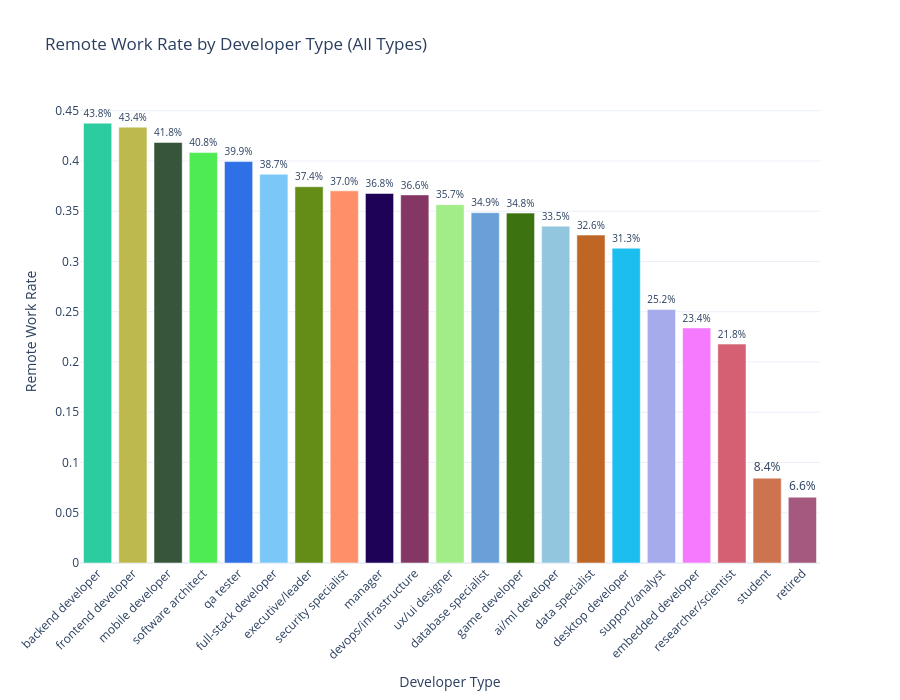

Write notebook code for a chart like this one.
### Markdown cell above
### **Developer Type Distribution**

#### **Statistically Significant**
The chi-square test confirms that developer type is a statistically significant factor in predicting remote work arrangements (p < 0.05). This indicates that it should be included as a feature in the predictive model, as it provides meaningful information.

#### **Data Interpretation**
The data shows a gradient in remote work rates across different developer roles. Roles that are heavily software-focused, such as backend developers, frontend developers, and mobile developers, have the highest remote work rates, suggesting these jobs are particularly well-suited to distributed work. Architecture and QA roles also show high remote participation at around 40%, while full-stack developers remain high at roughly 38.7%. Managerial, DevOps, security, and UX roles sit in the mid-range, indicating that coordination-heavy roles still support remote work, although slightly less. More specialized or hardware-adjacent roles, such as database specialists, game developers, AI/ML developers, and data specialists, drop into the low 30% range, possibly because of infrastructure constraints. The lowest remote work rates appear among support/analyst, embedded developers, and especially researchers/scientists showing a more common need to be on-site. While students, retirees, and others have the lowest rates.

### Code cell
devtype_remote = pd.DataFrame({
    'DevType': compressed_devtype,
    'RemoteWork': target
})

# Filter out 'others' category
devtype_remote = devtype_remote[devtype_remote['DevType'] != 'others']

devtype_stats = devtype_remote.groupby('DevType').agg({
    'RemoteWork': ['sum', 'count', 'mean']
}).reset_index()
devtype_stats.columns = ['DevType', 'Remote_Count', 'Total_Count', 'Remote_Rate']
devtype_stats = devtype_stats.sort_values('Remote_Rate', ascending=False)

print("Developer Type and Remote Work Rates")
print(devtype_stats.to_string(index=False))

contingency_table = pd.crosstab(devtype_remote['DevType'], devtype_remote['RemoteWork'])
chi2, p_value, dof, expected = chi2_contingency(contingency_table)
print(f"\nChi-Square Test:")
print(f"  X² = {chi2:.4f}")
print(f"  p-value = {p_value:.4e}")
print(f"  Significant: {'Yes' if p_value < 0.05 else 'No'}")

devtype_colors = {dev: funcs.get_color(dev) for dev in devtype_stats['DevType']}

fig = px.bar(devtype_stats, x='DevType', y='Remote_Rate',
             title='Remote Work Rate by Developer Type (All Types)',
             labels={'Remote_Rate': 'Remote Work Rate', 'DevType': 'Developer Type'},
             text=devtype_stats['Remote_Rate'].apply(lambda x: f'{x*100:.1f}%'),
             color='DevType',
             color_discrete_map=devtype_colors)
fig.update_traces(textposition='outside')
fig.update_layout(template='plotly_white', height=700, xaxis_tickangle=-45, showlegend=False)
fig.show()

fig_counts = go.Figure()
for dev in devtype_stats['DevType']:
    row = devtype_stats[devtype_stats['DevType'] == dev].iloc[0]
    remote = int(row['Remote_Count'])
    non_remote = int(row['Total_Count'] - row['Remote_Count'])

    fig_counts.add_trace(go.Bar(
        name=dev,
        x=['Remote/Flexible', 'Non-Remote/Inflexible'],
        y=[remote, non_remote],
        text=[f"{remote:,}", f"{non_remote:,}"],
        textposition='auto',
        marker_color=devtype_colors[dev]
    ))

fig_counts.update_layout(
    title='Work Arrangement by Developer Type (Counts)',
    xaxis_title='Work Arrangement',
    yaxis_title='Number of Respondents',
    barmode='group',
    template='plotly_white',
    height=900,
    legend_title_text='Developer Type'
)
fig_counts.show()

### Figure 1 — Plotly figure (JSON) as saved in the notebook; plotly's stock layout.template omitted (floating-point values rounded to 4 significant figures)
{"data": [{"hovertemplate": "Developer Type=%{x}<br>Remote Work Rate=%{y}<br>text=%{text}<extra></extra>", "legendgroup": "backend developer", "marker": {"color": "#2ccba0", "pattern": {"shape": ""}}, "name": "backend developer", "orientation": "v", "showlegend": true, "text": ["43.8%"], "textposition": "outside", "type": "bar", "x": ["backend developer"], "xaxis": "x", "y": [0.4376], "yaxis": "y"}, {"hovertemplate": "Developer Type=%{x}<br>Remote Work Rate=%{y}<br>text=%{text}<extra></extra>", "legendgroup": "frontend developer", "marker": {"color": "#beb94e", "pattern": {"shape": ""}}, "name": "frontend developer", "orientation": "v", "showlegend": true, "text": ["43.4%"], "textposition": "outside", "type": "bar", "x": ["frontend developer"], "xaxis": "x", "y": [0.4336], "yaxis": "y"}, {"hovertemplate": "Developer Type=%{x}<br>Remote Work Rate=%{y}<br>text=%{text}<extra></extra>", "legendgroup": "mobile developer", "marker": {"color": "#36553a", "pattern": {"shape": ""}}, "name": "mobile developer", "orientation": "v", "showlegend": true, "text": ["41.8%"], "textposition": "outside", "type": "bar", "x": ["mobile developer"], "xaxis": "x", "y": [0.4184], "yaxis": "y"}, {"hovertemplate": "Developer Type=%{x}<br>Remote Work Rate=%{y}<br>text=%{text}<extra></extra>", "legendgroup": "software architect", "marker": {"color": "#4feb53", "pattern": {"shape": ""}}, "name": "software architect", "orientation": "v", "showlegend": true, "text": ["40.8%"], "textposition": "outside", "type": "bar", "x": ["software architect"], "xaxis": "x", "y": [0.4083], "yaxis": "y"}, {"hovertemplate": "Developer Type=%{x}<br>Remote Work Rate=%{y}<br>text=%{text}<extra></extra>", "legendgroup": "qa tester", "marker": {"color": "#2f70e7", "pattern": {"shape": ""}}, "name": "qa tester", "orientation": "v", "showlegend": true, "text": ["39.9%"], "textposition": "outside", "type": "bar", "x": ["qa tester"], "xaxis": "x", "y": [0.3994], "yaxis": "y"}, {"hovertemplate": "Developer Type=%{x}<br>Remote Work Rate=%{y}<br>text=%{text}<extra></extra>", "legendgroup": "full-stack developer", "marker": {"color": "#7bc7f8", "pattern": {"shape": ""}}, "name": "full-stack developer", "orientation": "v", "showlegend": true, "text": ["38.7%"], "textposition": "outside", "type": "bar", "x": ["full-stack developer"], "xaxis": "x", "y": [0.3869], "yaxis": "y"}, {"hovertemplate": "Developer Type=%{x}<br>Remote Work Rate=%{y}<br>text=%{text}<extra></extra>", "legendgroup": "executive/leader", "marker": {"color": "#638d16", "pattern": {"shape": ""}}, "name": "executive/leader", "orientation": "v", "showlegend": true, "text": ["37.4%"], "textposition": "outside", "type": "bar", "x": ["executive/leader"], "xaxis": "x", "y": [0.3743], "yaxis": "y"}, {"hovertemplate": "Developer Type=%{x}<br>Remote Work Rate=%{y}<br>text=%{text}<extra></extra>", "legendgroup": "security specialist", "marker": {"color": "#fe9069", "pattern": {"shape": ""}}, "name": "security specialist", "orientation": "v", "showlegend": true, "text": ["37.0%"], "textposition": "outside", "type": "bar", "x": ["security specialist"], "xaxis": "x", "y": [0.3703], "yaxis": "y"}, {"hovertemplate": "Developer Type=%{x}<br>Remote Work Rate=%{y}<br>text=%{text}<extra></extra>", "legendgroup": "manager", "marker": {"color": "#1d0258", "pattern": {"shape": ""}}, "name": "manager", "orientation": "v", "showlegend": true, "text": ["36.8%"], "textposition": "outside", "type": "bar", "x": ["manager"], "xaxis": "x", "y": [0.3676], "yaxis": "y"}, {"hovertemplate": "Developer Type=%{x}<br>Remote Work Rate=%{y}<br>text=%{text}<extra></extra>", "legendgroup": "devops/infrastructure", "marker": {"color": "#843764", "pattern": {"shape": ""}}, "name": "devops/infrastructure", "orientation": "v", "showlegend": true, "text": ["36.6%"], "textposition": "outside", "type": "bar", "x": ["devops/infrastructure"], "xaxis": "x", "y": [0.3663], "yaxis": "y"}, {"hovertemplate": "Developer Type=%{x}<br>Remote Work Rate=%{y}<br>text=%{text}<extra></extra>", "legendgroup": "ux/ui designer", "marker": {"color": "#a3ed88", "pattern": {"shape": ""}}, "name": "ux/ui designer", "orientation": "v", "showlegend": true, "text": ["35.7%"], "textposition": "outside", "type": "bar", "x": ["ux/ui designer"], "xaxis": "x", "y": [0.3565], "yaxis": "y"}, {"hovertemplate": "Developer Type=%{x}<br>Remote Work Rate=%{y}<br>text=%{text}<extra></extra>", "legendgroup": "database specialist", "marker": {"color": "#69a0d8", "pattern": {"shape": ""}}, "name": "database specialist", "orientation": "v", "showlegend": true, "text": ["34.9%"], "textposition": "outside", "type": "bar", "x": ["database specialist"], "xaxis": "x", "y": [0.3486], "yaxis": "y"}, {"hovertemplate": "Developer Type=%{x}<br>Remote Work Rate=%{y}<br>text=%{text}<extra></extra>", "legendgroup": "game developer", "marker": {"color": "#3c720f", "pattern": {"shape": ""}}, "name": "game developer", "orientation": "v", "showlegend": true, "text": ["34.8%"], "textposition": "outside", "type": "bar", "x": ["game developer"], "xaxis": "x", "y": [0.3481], "yaxis": "y"}, {"hovertemplate": "Developer Type=%{x}<br>Remote Work Rate=%{y}<br>text=%{text}<extra></extra>", "legendgroup": "ai/ml developer", "marker": {"color": "#92c6df", "pattern": {"shape": ""}}, "name": "ai/ml developer", "orientation": "v", "showlegend": true, "text": ["33.5%"], "textposition": "outside", "type": "bar", "x": ["ai/ml developer"], "xaxis": "x", "y": [0.3352], "yaxis": "y"}, {"hovertemplate": "Developer Type=%{x}<br>Remote Work Rate=%{y}<br>text=%{text}<extra></extra>", "legendgroup": "data specialist", "marker": {"color": "#bf6625", "pattern": {"shape": ""}}, "name": "data specialist", "orientation": "v", "showlegend": true, "text": ["32.6%"], "textposition": "outside", "type": "bar", "x": ["data specialist"], "xaxis": "x", "y": [0.3263], "yaxis": "y"}, {"hovertemplate": "Developer Type=%{x}<br>Remote Work Rate=%{y}<br>text=%{text}<extra></extra>", "legendgroup": "desktop developer", "marker": {"color": "#1cbef0", "pattern": {"shape": ""}}, "name": "desktop developer", "orientation": "v", "showlegend": true, "text": ["31.3%"], "textposition": "outside", "type": "bar", "x": ["desktop developer"], "xaxis": "x", "y": [0.3132], "yaxis": "y"}, {"hovertemplate": "Developer Type=%{x}<br>Remote Work Rate=%{y}<br>text=%{text}<extra></extra>", "legendgroup": "support/analyst", "marker": {"color": "#a5abeb", "pattern": {"shape": ""}}, "name": "support/analyst", "orientation": "v", "showlegend": true, "text": ["25.2%"], "textposition": "outside", "type": "bar", "x": ["support/analyst"], "xaxis": "x", "y": [0.2522], "yaxis": "y"}, {"hovertemplate": "Developer Type=%{x}<br>Remote Work Rate=%{y}<br>text=%{text}<extra></extra>", "legendgroup": "embedded developer", "marker": {"color": "#f57afe", "pattern": {"shape": ""}}, "name": "embedded developer", "orientation": "v", "showlegend": true, "text": ["23.4%"], "textposition": "outside", "type": "bar", "x": ["embedded developer"], "xaxis": "x", "y": [0.2339], "yaxis": "y"}, {"hovertemplate": "Developer Type=%{x}<br>Remote Work Rate=%{y}<br>text=%{text}<extra></extra>", "legendgroup": "researcher/scientist", "marker": {"color": "#d55f73", "pattern": {"shape": ""}}, "name": "researcher/scientist", "orientation": "v", "showlegend": true, "text": ["21.8%"], "textposition": "outside", "type": "bar", "x": ["researcher/scientist"], "xaxis": "x", "y": [0.2178], "yaxis": "y"}, {"hovertemplate": "Developer Type=%{x}<br>Remote Work Rate=%{y}<br>text=%{text}<extra></extra>", "legendgroup": "student", "marker": {"color": "#cd7350", "pattern": {"shape": ""}}, "name": "student", "orientation": "v", "showlegend": true, "text": ["8.4%"], "textposition": "outside", "type": "bar", "x": ["student"], "xaxis": "x", "y": [0.08444], "yaxis": "y"}, {"hovertemplate": "Developer Type=%{x}<br>Remote Work Rate=%{y}<br>text=%{text}<extra></extra>", "legendgroup": "retired", "marker": {"color": "#a5597e", "pattern": {"shape": ""}}, "name": "retired", "orientation": "v", "showlegend": true, "text": ["6.6%"], "textposition": "outside", "type": "bar", "x": ["retired"], "xaxis": "x", "y": [0.0655], "yaxis": "y"}], "layout": {"barmode": "relative", "height": 700, "legend": {"title": {"text": "Developer Type"}, "tracegroupgap": 0}, "showlegend": false, "title": {"text": "Remote Work Rate by Developer Type (All Types)"}, "xaxis": {"anchor": "y", "categoryarray": ["backend developer", "frontend developer", "mobile developer", "software architect", "qa tester", "full-stack developer", "executive/leader", "security specialist", "manager", "devops/infrastructure", "ux/ui designer", "database specialist", "game developer", "ai/ml developer", "data specialist", "desktop developer", "support/analyst", "embedded developer", "researcher/scientist", "student", "retired"], "categoryorder": "array", "domain": [0, 1], "tickangle": -45, "title": {"text": "Developer Type"}}, "yaxis": {"anchor": "x", "domain": [0, 1], "title": {"text": "Remote Work Rate"}}}}
